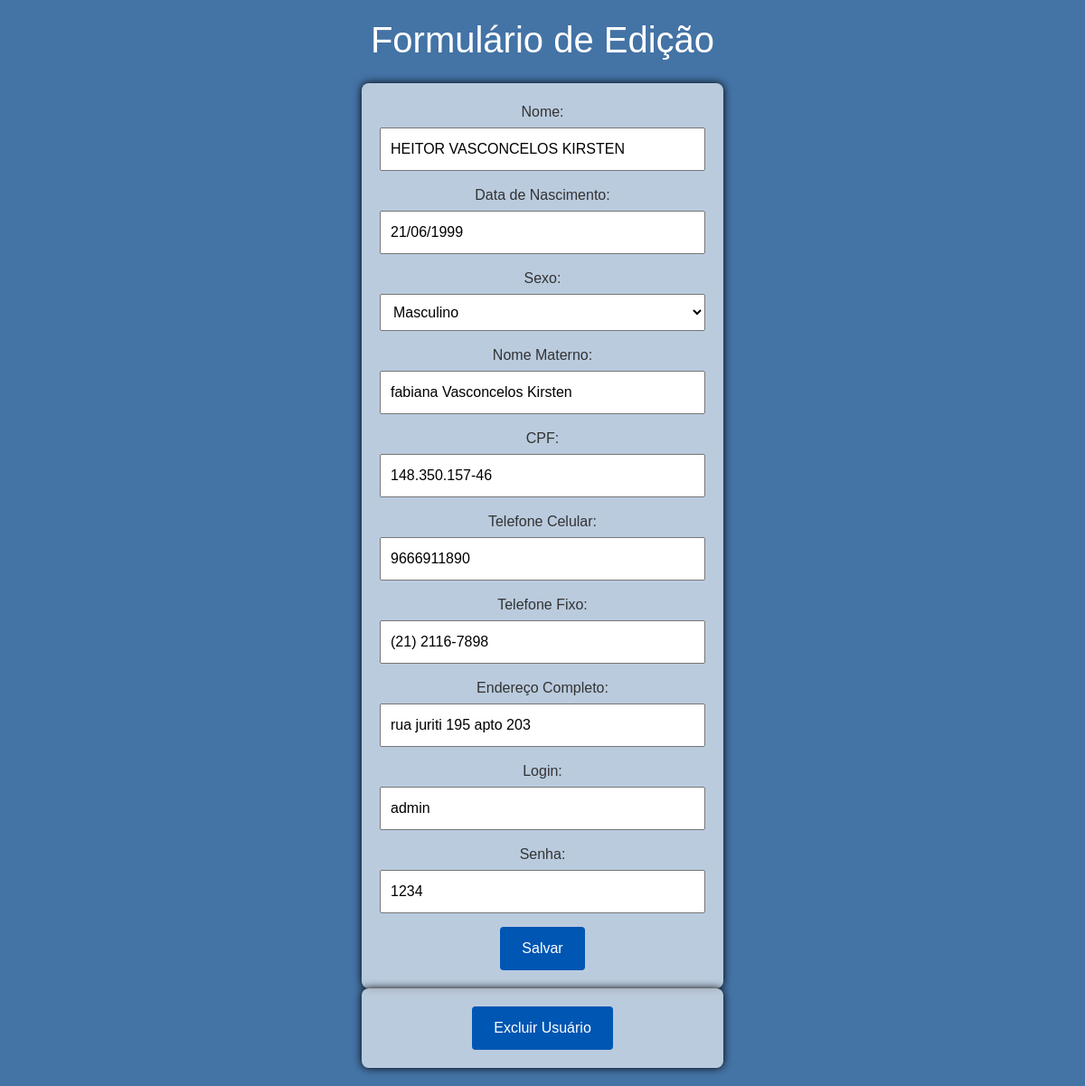
The page /edit.php?id=1 on the database its author committed.
### tables this page shows
CREATE TABLE `usuario` (
  `id_usuario` int(11) NOT NULL AUTO_INCREMENT,
  `nome` varchar(80) NOT NULL,
  `data_nascimento` date NOT NULL,
  `data_cadastro` timestamp NOT NULL DEFAULT current_timestamp(),
  `sexo` enum('Masculino','Feminino','Outro') NOT NULL,
  `nome_materno` varchar(80) NOT NULL,
  `cpf` char(14) NOT NULL,
  `telefone_celular` char(15) NOT NULL,
  `telefone_fixo` char(15) NOT NULL,
  `endereco_completo` varchar(120) DEFAULT NULL,
  `login` char(6) NOT NULL,
  `senha` char(8) NOT NULL,
  PRIMARY KEY (`id_usuario`),
  UNIQUE KEY `cpf_UNIQUE` (`cpf`),
  UNIQUE KEY `telefone_celular_UNIQUE` (`telefone_celular`),
  UNIQUE KEY `login_UNIQUE` (`login`),
  UNIQUE KEY `senha_UNIQUE` (`senha`)
);

### edit.php (the view, shortened to what this page needs)
<!DOCTYPE html>
<html lang="en">
<head>
    <link rel="stylesheet" href="https://maxcdn.bootstrapcdn.com/bootstrap/4.5.2/css/bootstrap.min.css">
    <link rel="stylesheet" href="styles.css">
</head>
<body>
<?php
include "conexao.php";
if (isset($_GET['id'])) {
    $id_usuario = $_GET['id'];
    $query = "SELECT * FROM usuario WHERE id_usuario = $id_usuario";
    $result = mysqli_query($conexao, $query);
    if ($result) {
        $usuario = mysqli_fetch_assoc($result);
?>
    <h1>Formulário de Edição</h1>
    <form action="processa_edicao.php" method="post" class="mt-4">
        <label for="nome">Nome:</label>
        <input type="text" id="nome" name="nome" value="<?php echo $usuario['nome']; ?>" placeholder="Seu Nome" maxlength="80" minlength="15"><br>
       <label for="datanasc">Data de Nascimento:</label>
        <input type="text" id="datanasc" name="datanasc" value="<?php echo date('d/m/Y', strtotime($usuario['data_nascimento'])); ?>" placeholder="dd/mm/yyyy" pattern="\d{2}/\d{2}/\d{4}" title="Digite uma data no formato: dd/mm/yyyy" maxlength="10" oninput="formatarDataNascimento(this);"><br>
        <label for="sexo">Sexo:</label>
        <select id="sexo" name="sexo">
            <option value="Masculino" <?php if ($usuario['sexo'] === 'Masculino') echo 'selected'; ?>>Masculino</option>
        </select><br>
        <label for="nomeMae">Nome Materno:</label>
        <input type="text" id="nomeMae" name="nomeMae" value="<?php echo $usuario['nome_materno']; ?>" placeholder="Nome Materno" maxlength="80" minlength="15"><br>
        <label for="cpf">CPF:</label>
        <input type="text" id="cpf" name="cpf" value="<?php echo $usuario['cpf']; ?>" placeholder="xxx.xxx.xxx-xx" pattern="\d{3}\.\d{3}\.\d{3}-\d{2}" title="Digite um CPF no formato: xxx.xxx.xxx-xx" maxlength="14" oninput="this.value = formatarCPF(this.value);"><br>
        <label for="telefone_celular">Telefone Celular:</label>
        <input type="text" id="telefone_celular" name="telefone_celular" value="<?php echo $usuario['telefone_celular']; ?>" placeholder="(xx) xxxxx-xxxx" maxlength="15" oninput="this.value = formatarTelefone(this.value);"><br>
        <label for="telefone_fixo">Telefone Fixo:</label>
        <input type="text" id="telefone_fixo" name="telefone_fixo" value="<?php echo $usuario['telefone_fixo']; ?>" placeholder="(xx) xxxx-xxxx" maxlength="14" oninput="this.value = formatarTelefone(this.value);"><br>
        <label for="endereco_completo">Endereço Completo:</label>
        <input type="text" id="endereco_completo" name="endereco_completo" value="<?php echo $usuario['endereco_completo']; ?>" placeholder="Endereço Completo"><br>
        <label for="login">Login:</label>
        <input type="text" id="login" name="login" value="<?php echo $usuario['login']; ?>" placeholder="LOGIN" maxlength="6"><br>
        <label for="senha">Senha:</label>
        <input type="text" id="senha" name="senha" value="<?php echo $usuario['senha']; ?>" placeholder="SENHA" maxlength="8"><br>
        <button type="submit">Salvar</button>
</form>
<form action="processa_exclusao.php" method="post">
    <button type="submit" onclick="return confirm('Tem certeza que deseja excluir este usuário?');">Excluir Usuário</button>
</form>
<?php
    } else {
        echo "Erro ao buscar usuário.";
    }
} else {
    echo "ID de usuário não fornecido.";
}
?>
</body>
</html>

### styles.css (style rules this page uses)
body { padding: 20px; background-color: #4473a5; color: #fff; font-family: 'Arial', sans-serif; text-align: center; }
form { max-width: 400px; margin: 0 auto; background-color: #ffffffa1; padding: 20px; border-radius: 8px; box-shadow: 0 0 10px rgb(0, 0, 0); }
label { display: block; margin-bottom: 5px; color: #333; }
input, select { width: 100%; padding: 10px; margin-bottom: 15px; box-sizing: border-box; }
button { background-color: #0056b3; color: #fff; padding: 12px 24px; border: none; cursor: pointer; border-radius: 4px; }

### rows shown on the page
usuario: nome "HEITOR VASCONCELOS KIRSTEN", datanasc "21/06/1999", sexo "Masculino", nomeMae "fabiana Vasconcelos Kirsten", cpf "148.350.157-46", telefone_celular "9666911890", telefone_fixo "(21) 2116-7898", endereco_completo "rua juriti 195 apto 203", login "admin", senha "1234"
